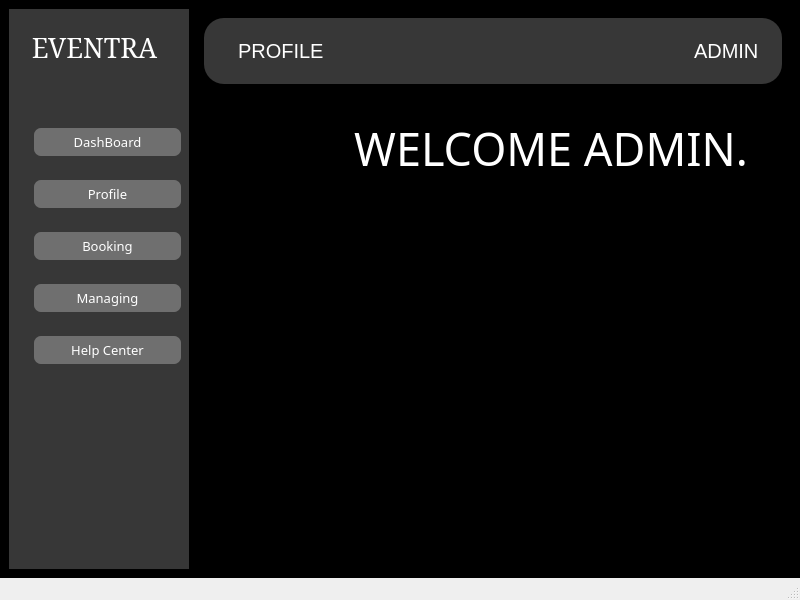
<?xml version="1.0" encoding="UTF-8"?>
<ui version="4.0">
 <class>Profile</class>
 <widget class="QMainWindow" name="Profile">
  <property name="geometry">
   <rect>
    <x>0</x>
    <y>0</y>
    <width>800</width>
    <height>600</height>
   </rect>
  </property>
  <property name="windowTitle">
   <string>MainWindow</string>
  </property>
  <widget class="QWidget" name="centralwidget">
   <property name="styleSheet">
    <string notr="true">background-color: rgb(0, 0, 0);</string>
   </property>
   <layout class="QHBoxLayout" name="horizontalLayout_2">
    <item>
     <layout class="QHBoxLayout" name="horizontalLayout">
      <item>
       <widget class="QWidget" name="widget" native="true">
        <property name="sizePolicy">
         <sizepolicy hsizetype="Fixed" vsizetype="Preferred">
          <horstretch>0</horstretch>
          <verstretch>0</verstretch>
         </sizepolicy>
        </property>
        <property name="minimumSize">
         <size>
          <width>180</width>
          <height>0</height>
         </size>
        </property>
        <property name="styleSheet">
         <string notr="true">background-color:rgb(55,55,55);</string>
        </property>
        <widget class="QWidget" name="LeftSidebar" native="true">
         <property name="geometry">
          <rect>
           <x>-10</x>
           <y>0</y>
           <width>191</width>
           <height>551</height>
          </rect>
         </property>
         <property name="sizePolicy">
          <sizepolicy hsizetype="Fixed" vsizetype="Preferred">
           <horstretch>0</horstretch>
           <verstretch>0</verstretch>
          </sizepolicy>
         </property>
         <property name="minimumSize">
          <size>
           <width>180</width>
           <height>0</height>
          </size>
         </property>
         <property name="styleSheet">
          <string notr="true">QWidget{
	background-color: rgb(55, 55, 55);
}</string>
         </property>
         <layout class="QVBoxLayout" name="verticalLayout_5">
          <item>
           <layout class="QVBoxLayout" name="verticalLayout_6">
            <item>
             <widget class="QLabel" name="label_8">
              <property name="font">
               <font>
                <family>SimSun</family>
                <pointsize>20</pointsize>
               </font>
              </property>
              <property name="styleSheet">
               <string notr="true">QLabel{
padding-top:20px;
color:white;
}</string>
              </property>
              <property name="text">
               <string>EVENTRA</string>
              </property>
              <property name="alignment">
               <set>Qt::AlignmentFlag::AlignCenter</set>
              </property>
             </widget>
            </item>
           </layout>
          </item>
          <item>
           <spacer name="verticalSpacer">
            <property name="orientation">
             <enum>Qt::Orientation::Vertical</enum>
            </property>
            <property name="sizeHint" stdset="0">
             <size>
              <width>20</width>
              <height>40</height>
             </size>
            </property>
           </spacer>
          </item>
          <item>
           <widget class="QWidget" name="widget_8" native="true">
            <property name="sizePolicy">
             <sizepolicy hsizetype="Preferred" vsizetype="Fixed">
              <horstretch>0</horstretch>
              <verstretch>0</verstretch>
             </sizepolicy>
            </property>
            <property name="minimumSize">
             <size>
              <width>0</width>
              <height>40</height>
             </size>
            </property>
            <layout class="QHBoxLayout" name="horizontalLayout_11">
             <item>
              <layout class="QHBoxLayout" name="horizontalLayout_12">
               <item>
                <widget class="QLabel" name="label_9">
                 <property name="sizePolicy">
                  <sizepolicy hsizetype="Fixed" vsizetype="Fixed">
                   <horstretch>0</horstretch>
                   <verstretch>0</verstretch>
                  </sizepolicy>
                 </property>
                 <property name="minimumSize">
                  <size>
                   <width>20</width>
                   <height>20</height>
                  </size>
                 </property>
                 <property name="maximumSize">
                  <size>
                   <width>20</width>
                   <height>20</height>
                  </size>
                 </property>
                 <property name="text">
                  <string/>
                 </property>
                 <property name="pixmap">
                  <pixmap resource="resources.qrc">:/resources/icons8-dashboard-50.png</pixmap>
                 </property>
                 <property name="scaledContents">
                  <bool>true</bool>
                 </property>
                </widget>
               </item>
               <item>
                <widget class="QPushButton" name="dashboard_2">
                 <property name="font">
                  <font>
                   <family>Segoe Fluent Icons</family>
                   <pointsize>10</pointsize>
                  </font>
                 </property>
                 <property name="styleSheet">
                  <string notr="true">QPushButton{
color:white;
	background-color: rgb(111, 111, 111);
padding:5px;
border:none;
border-radius:7px;
}
QPushButton:hover{
	background-color: rgb(188, 0, 188);
}</string>
                 </property>
                 <property name="text">
                  <string>DashBoard</string>
                 </property>
                </widget>
               </item>
              </layout>
             </item>
            </layout>
           </widget>
          </item>
          <item>
           <widget class="QWidget" name="widget_9" native="true">
            <property name="sizePolicy">
             <sizepolicy hsizetype="Preferred" vsizetype="Fixed">
              <horstretch>0</horstretch>
              <verstretch>0</verstretch>
             </sizepolicy>
            </property>
            <property name="minimumSize">
             <size>
              <width>0</width>
              <height>40</height>
             </size>
            </property>
            <layout class="QHBoxLayout" name="horizontalLayout_13">
             <item>
              <layout class="QHBoxLayout" name="horizontalLayout_14">
               <item>
                <widget class="QLabel" name="label_10">
                 <property name="sizePolicy">
                  <sizepolicy hsizetype="Fixed" vsizetype="Fixed">
                   <horstretch>0</horstretch>
                   <verstretch>0</verstretch>
                  </sizepolicy>
                 </property>
                 <property name="minimumSize">
                  <size>
                   <width>20</width>
                   <height>20</height>
                  </size>
                 </property>
                 <property name="maximumSize">
                  <size>
                   <width>20</width>
                   <height>20</height>
                  </size>
                 </property>
                 <property name="text">
                  <string/>
                 </property>
                 <property name="pixmap">
                  <pixmap resource="resources.qrc">:/resources/icons8-profile-48.png</pixmap>
                 </property>
                 <property name="scaledContents">
                  <bool>true</bool>
                 </property>
                </widget>
               </item>
               <item>
                <widget class="QPushButton" name="Profile_2">
                 <property name="font">
                  <font>
                   <family>Segoe Fluent Icons</family>
                   <pointsize>10</pointsize>
                  </font>
                 </property>
                 <property name="styleSheet">
                  <string notr="true">QPushButton{
color:white;
	background-color: rgb(111, 111, 111);
padding:5px;
border:none;
border-radius:7px;
}
QPushButton:hover{
	background-color: rgb(188, 0, 188);
}</string>
                 </property>
                 <property name="text">
                  <string>Profile</string>
                 </property>
                </widget>
               </item>
              </layout>
             </item>
            </layout>
           </widget>
          </item>
          <item>
           <widget class="QWidget" name="widget_10" native="true">
            <property name="sizePolicy">
             <sizepolicy hsizetype="Preferred" vsizetype="Fixed">
              <horstretch>0</horstretch>
              <verstretch>0</verstretch>
             </sizepolicy>
            </property>
            <property name="minimumSize">
             <size>
              <width>0</width>
              <height>40</height>
             </size>
            </property>
            <layout class="QHBoxLayout" name="horizontalLayout_15">
             <item>
              <layout class="QHBoxLayout" name="horizontalLayout_16">
               <item>
                <widget class="QLabel" name="label_11">
                 <property name="sizePolicy">
                  <sizepolicy hsizetype="Fixed" vsizetype="Fixed">
                   <horstretch>0</horstretch>
                   <verstretch>0</verstretch>
                  </sizepolicy>
                 </property>
                 <property name="minimumSize">
                  <size>
                   <width>20</width>
                   <height>20</height>
                  </size>
                 </property>
                 <property name="maximumSize">
                  <size>
                   <width>20</width>
                   <height>20</height>
                  </size>
                 </property>
                 <property name="text">
                  <string/>
                 </property>
                 <property name="pixmap">
                  <pixmap resource="resources.qrc">:/resources/icons8-booking-48.png</pixmap>
                 </property>
                 <property name="scaledContents">
                  <bool>true</bool>
                 </property>
                </widget>
               </item>
               <item>
                <widget class="QPushButton" name="Booking">
                 <property name="font">
                  <font>
                   <family>Segoe Fluent Icons</family>
                   <pointsize>10</pointsize>
                  </font>
                 </property>
                 <property name="styleSheet">
                  <string notr="true">QPushButton{
color:white;
	background-color: rgb(111, 111, 111);
padding:5px;
border:none;
border-radius:7px;
}
QPushButton:hover{
	background-color: rgb(188, 0, 188);
}</string>
                 </property>
                 <property name="text">
                  <string>Booking</string>
                 </property>
                </widget>
               </item>
              </layout>
             </item>
            </layout>
           </widget>
          </item>
          <item>
           <widget class="QWidget" name="widget_11" native="true">
            <property name="sizePolicy">
             <sizepolicy hsizetype="Preferred" vsizetype="Fixed">
              <horstretch>0</horstretch>
              <verstretch>0</verstretch>
             </sizepolicy>
            </property>
            <property name="minimumSize">
             <size>
              <width>0</width>
              <height>40</height>
             </size>
            </property>
            <layout class="QHBoxLayout" name="horizontalLayout_17">
             <item>
              <layout class="QHBoxLayout" name="horizontalLayout_18">
               <item>
                <widget class="QLabel" name="label_12">
                 <property name="sizePolicy">
                  <sizepolicy hsizetype="Fixed" vsizetype="Fixed">
                   <horstretch>0</horstretch>
                   <verstretch>0</verstretch>
                  </sizepolicy>
                 </property>
                 <property name="minimumSize">
                  <size>
                   <width>20</width>
                   <height>20</height>
                  </size>
                 </property>
                 <property name="maximumSize">
                  <size>
                   <width>20</width>
                   <height>20</height>
                  </size>
                 </property>
                 <property name="text">
                  <string/>
                 </property>
                 <property name="pixmap">
                  <pixmap resource="resources.qrc">:/resources/icons8-hierarchy-48.png</pixmap>
                 </property>
                 <property name="scaledContents">
                  <bool>true</bool>
                 </property>
                </widget>
               </item>
               <item>
                <widget class="QPushButton" name="Managing">
                 <property name="font">
                  <font>
                   <family>Segoe Fluent Icons</family>
                   <pointsize>10</pointsize>
                  </font>
                 </property>
                 <property name="styleSheet">
                  <string notr="true">QPushButton{
color:white;
	background-color: rgb(111, 111, 111);
padding:5px;
border:none;
border-radius:7px;
}
QPushButton:hover{
	background-color: rgb(188, 0, 188);
}</string>
                 </property>
                 <property name="text">
                  <string>Managing</string>
                 </property>
                </widget>
               </item>
              </layout>
             </item>
            </layout>
           </widget>
          </item>
          <item>
           <widget class="QWidget" name="widget_12" native="true">
            <property name="sizePolicy">
             <sizepolicy hsizetype="Preferred" vsizetype="Fixed">
              <horstretch>0</horstretch>
              <verstretch>0</verstretch>
             </sizepolicy>
            </property>
            <property name="minimumSize">
             <size>
              <width>0</width>
              <height>40</height>
             </size>
            </property>
            <layout class="QHBoxLayout" name="horizontalLayout_19">
             <item>
              <layout class="QHBoxLayout" name="horizontalLayout_20">
               <item>
                <widget class="QLabel" name="label_13">
                 <property name="sizePolicy">
                  <sizepolicy hsizetype="Fixed" vsizetype="Fixed">
                   <horstretch>0</horstretch>
                   <verstretch>0</verstretch>
                  </sizepolicy>
                 </property>
                 <property name="minimumSize">
                  <size>
                   <width>20</width>
                   <height>20</height>
                  </size>
                 </property>
                 <property name="maximumSize">
                  <size>
                   <width>20</width>
                   <height>20</height>
                  </size>
                 </property>
                 <property name="text">
                  <string/>
                 </property>
                 <property name="pixmap">
                  <pixmap resource="resources.qrc">:/resources/icons8-help-center-48.png</pixmap>
                 </property>
                 <property name="scaledContents">
                  <bool>true</bool>
                 </property>
                </widget>
               </item>
               <item>
                <widget class="QPushButton" name="Help_Center">
                 <property name="font">
                  <font>
                   <family>Segoe Fluent Icons</family>
                   <pointsize>10</pointsize>
                  </font>
                 </property>
                 <property name="styleSheet">
                  <string notr="true">QPushButton{
color:white;
	background-color: rgb(111, 111, 111);
padding:5px;
border:none;
border-radius:7px;
}
QPushButton:hover{
	background-color: rgb(188, 0, 188);
}</string>
                 </property>
                 <property name="text">
                  <string>Help Center</string>
                 </property>
                </widget>
               </item>
              </layout>
             </item>
            </layout>
           </widget>
          </item>
          <item>
           <spacer name="verticalSpacer_2">
            <property name="orientation">
             <enum>Qt::Orientation::Vertical</enum>
            </property>
            <property name="sizeHint" stdset="0">
             <size>
              <width>20</width>
              <height>40</height>
             </size>
            </property>
           </spacer>
          </item>
          <item>
           <spacer name="verticalSpacer_4">
            <property name="orientation">
             <enum>Qt::Orientation::Vertical</enum>
            </property>
            <property name="sizeHint" stdset="0">
             <size>
              <width>20</width>
              <height>40</height>
             </size>
            </property>
           </spacer>
          </item>
          <item>
           <widget class="QWidget" name="widget_13" native="true">
            <property name="sizePolicy">
             <sizepolicy hsizetype="Preferred" vsizetype="Fixed">
              <horstretch>0</horstretch>
              <verstretch>0</verstretch>
             </sizepolicy>
            </property>
            <property name="minimumSize">
             <size>
              <width>0</width>
              <height>40</height>
             </size>
            </property>
            <layout class="QHBoxLayout" name="horizontalLayout_21">
             <item>
              <layout class="QHBoxLayout" name="horizontalLayout_22"/>
             </item>
            </layout>
           </widget>
          </item>
          <item>
           <spacer name="verticalSpacer_3">
            <property name="orientation">
             <enum>Qt::Orientation::Vertical</enum>
            </property>
            <property name="sizeHint" stdset="0">
             <size>
              <width>20</width>
              <height>40</height>
             </size>
            </property>
           </spacer>
          </item>
         </layout>
        </widget>
       </widget>
      </item>
      <item>
       <widget class="QWidget" name="widget_2" native="true">
        <layout class="QVBoxLayout" name="verticalLayout_2">
         <item>
          <layout class="QVBoxLayout" name="verticalLayout">
           <item>
            <widget class="QWidget" name="widget_3" native="true">
             <property name="sizePolicy">
              <sizepolicy hsizetype="Preferred" vsizetype="Fixed">
               <horstretch>0</horstretch>
               <verstretch>0</verstretch>
              </sizepolicy>
             </property>
             <property name="minimumSize">
              <size>
               <width>0</width>
               <height>60</height>
              </size>
             </property>
             <property name="styleSheet">
              <string notr="true">background-color:rgb(55,55,55);
border-radius:20px;</string>
             </property>
             <layout class="QHBoxLayout" name="horizontalLayout_8">
              <item>
               <layout class="QHBoxLayout" name="horizontalLayout_7">
                <item>
                 <widget class="QLabel" name="label_5">
                  <property name="font">
                   <font>
                    <pointsize>15</pointsize>
                   </font>
                  </property>
                  <property name="styleSheet">
                   <string notr="true">color:white;
padding-left:20px;</string>
                  </property>
                  <property name="text">
                   <string>PROFILE</string>
                  </property>
                 </widget>
                </item>
                <item>
                 <widget class="QWidget" name="widget_7" native="true">
                  <property name="sizePolicy">
                   <sizepolicy hsizetype="Fixed" vsizetype="Preferred">
                    <horstretch>0</horstretch>
                    <verstretch>0</verstretch>
                   </sizepolicy>
                  </property>
                  <property name="minimumSize">
                   <size>
                    <width>80</width>
                    <height>0</height>
                   </size>
                  </property>
                  <layout class="QHBoxLayout" name="horizontalLayout_10">
                   <item>
                    <layout class="QHBoxLayout" name="horizontalLayout_9">
                     <item>
                      <widget class="QLabel" name="label_7">
                       <property name="sizePolicy">
                        <sizepolicy hsizetype="Fixed" vsizetype="Fixed">
                         <horstretch>0</horstretch>
                         <verstretch>0</verstretch>
                        </sizepolicy>
                       </property>
                       <property name="minimumSize">
                        <size>
                         <width>30</width>
                         <height>30</height>
                        </size>
                       </property>
                       <property name="maximumSize">
                        <size>
                         <width>30</width>
                         <height>30</height>
                        </size>
                       </property>
                       <property name="text">
                        <string/>
                       </property>
                       <property name="pixmap">
                        <pixmap resource="resources.qrc">:/resources/icons8-name-50.png</pixmap>
                       </property>
                       <property name="scaledContents">
                        <bool>true</bool>
                       </property>
                      </widget>
                     </item>
                     <item>
                      <widget class="QLabel" name="label_6">
                       <property name="font">
                        <font>
                         <pointsize>15</pointsize>
                        </font>
                       </property>
                       <property name="styleSheet">
                        <string notr="true">color:white;
padding-left:20px;</string>
                       </property>
                       <property name="text">
                        <string>ADMIN</string>
                       </property>
                      </widget>
                     </item>
                    </layout>
                   </item>
                  </layout>
                 </widget>
                </item>
               </layout>
              </item>
             </layout>
            </widget>
           </item>
           <item>
            <widget class="QWidget" name="widget_4" native="true">
             <layout class="QVBoxLayout" name="verticalLayout_4">
              <item>
               <layout class="QVBoxLayout" name="verticalLayout_3">
                <item>
                 <widget class="QWidget" name="widget_5" native="true">
                  <layout class="QHBoxLayout" name="horizontalLayout_4">
                   <item>
                    <layout class="QHBoxLayout" name="horizontalLayout_3">
                     <item>
                      <spacer name="horizontalSpacer">
                       <property name="orientation">
                        <enum>Qt::Orientation::Horizontal</enum>
                       </property>
                       <property name="sizeHint" stdset="0">
                        <size>
                         <width>40</width>
                         <height>20</height>
                        </size>
                       </property>
                      </spacer>
                     </item>
                     <item>
                      <widget class="QLabel" name="label_2">
                       <property name="sizePolicy">
                        <sizepolicy hsizetype="Fixed" vsizetype="Fixed">
                         <horstretch>0</horstretch>
                         <verstretch>0</verstretch>
                        </sizepolicy>
                       </property>
                       <property name="minimumSize">
                        <size>
                         <width>80</width>
                         <height>80</height>
                        </size>
                       </property>
                       <property name="maximumSize">
                        <size>
                         <width>80</width>
                         <height>80</height>
                        </size>
                       </property>
                       <property name="text">
                        <string/>
                       </property>
                       <property name="pixmap">
                        <pixmap resource="resources.qrc">:/resources/USER LOGIN (6).jpg</pixmap>
                       </property>
                       <property name="scaledContents">
                        <bool>true</bool>
                       </property>
                      </widget>
                     </item>
                     <item>
                      <spacer name="horizontalSpacer_2">
                       <property name="orientation">
                        <enum>Qt::Orientation::Horizontal</enum>
                       </property>
                       <property name="sizeHint" stdset="0">
                        <size>
                         <width>40</width>
                         <height>20</height>
                        </size>
                       </property>
                      </spacer>
                     </item>
                     <item>
                      <widget class="QLabel" name="label">
                       <property name="font">
                        <font>
                         <family>Rockwell</family>
                         <pointsize>34</pointsize>
                        </font>
                       </property>
                       <property name="styleSheet">
                        <string notr="true">color:white;
padding-left:30px;</string>
                       </property>
                       <property name="text">
                        <string>WELCOME ADMIN.</string>
                       </property>
                       <property name="alignment">
                        <set>Qt::AlignmentFlag::AlignCenter</set>
                       </property>
                      </widget>
                     </item>
                     <item>
                      <spacer name="horizontalSpacer_6">
                       <property name="orientation">
                        <enum>Qt::Orientation::Horizontal</enum>
                       </property>
                       <property name="sizeHint" stdset="0">
                        <size>
                         <width>40</width>
                         <height>20</height>
                        </size>
                       </property>
                      </spacer>
                     </item>
                     <item>
                      <spacer name="horizontalSpacer_5">
                       <property name="orientation">
                        <enum>Qt::Orientation::Horizontal</enum>
                       </property>
                       <property name="sizeHint" stdset="0">
                        <size>
                         <width>40</width>
                         <height>20</height>
                        </size>
                       </property>
                      </spacer>
                     </item>
                    </layout>
                   </item>
                  </layout>
                 </widget>
                </item>
                <item>
                 <widget class="QTableView" name="userview"/>
                </item>
               </layout>
              </item>
             </layout>
            </widget>
           </item>
          </layout>
         </item>
        </layout>
       </widget>
      </item>
     </layout>
    </item>
   </layout>
  </widget>
  <widget class="QMenuBar" name="menubar">
   <property name="geometry">
    <rect>
     <x>0</x>
     <y>0</y>
     <width>800</width>
     <height>18</height>
    </rect>
   </property>
  </widget>
  <widget class="QStatusBar" name="statusbar"/>
 </widget>
 <resources>
  <include location="resources.qrc"/>
 </resources>
 <connections/>
</ui>
